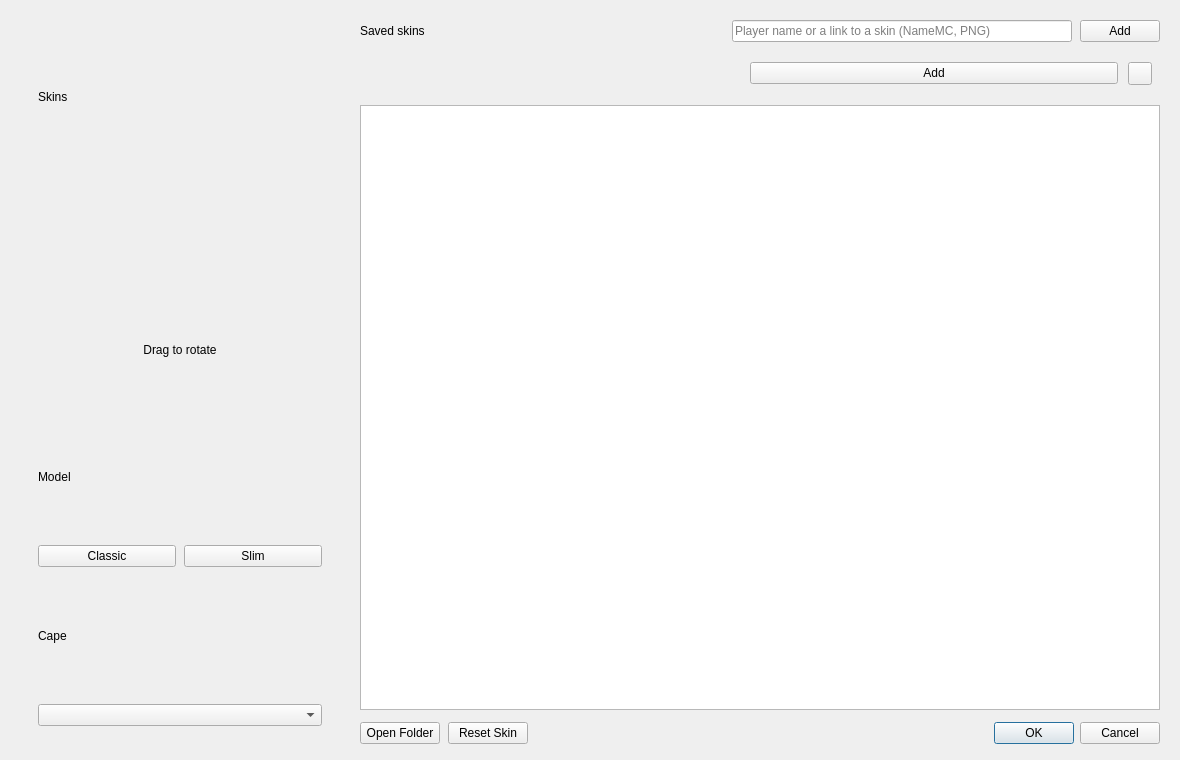
<?xml version="1.0" encoding="UTF-8"?>
<ui version="4.0">
 <class>SkinManageDialog</class>
 <widget class="QDialog" name="SkinManageDialog">
  <property name="geometry">
   <rect>
    <x>0</x>
    <y>0</y>
    <width>1180</width>
    <height>760</height>
   </rect>
  </property>
  <property name="windowTitle">
   <string>Skins</string>
  </property>
  <layout class="QHBoxLayout" name="mainLayout">
   <property name="spacing">
    <number>20</number>
   </property>
   <property name="leftMargin">
    <number>20</number>
   </property>
   <property name="topMargin">
    <number>20</number>
   </property>
   <property name="rightMargin">
    <number>20</number>
   </property>
   <property name="bottomMargin">
    <number>16</number>
   </property>
   <item>
    <widget class="QFrame" name="previewCard">
     <property name="minimumSize">
      <size>
       <width>320</width>
       <height>0</height>
      </size>
     </property>
     <property name="maximumSize">
      <size>
       <width>380</width>
       <height>16777215</height>
      </size>
     </property>
     <property name="novaRole" stdset="0">
      <string notr="true">card</string>
     </property>
     <layout class="QVBoxLayout" name="skinLayout">
      <property name="spacing">
       <number>10</number>
      </property>
      <property name="leftMargin">
       <number>18</number>
      </property>
      <property name="topMargin">
       <number>18</number>
      </property>
      <property name="rightMargin">
       <number>18</number>
      </property>
      <property name="bottomMargin">
       <number>18</number>
      </property>
      <item>
       <widget class="QLabel" name="skinsTitle">
        <property name="text">
         <string>Skins</string>
        </property>
       </widget>
      </item>
      <item alignment="Qt::AlignmentFlag::AlignHCenter">
       <widget class="QLabel" name="nameTag"/>
      </item>
      <item>
       <widget class="QLabel" name="rotateHint">
        <property name="text">
         <string>Drag to rotate</string>
        </property>
        <property name="alignment">
         <set>Qt::AlignmentFlag::AlignCenter</set>
        </property>
        <property name="novaRole" stdset="0">
         <string notr="true">muted</string>
        </property>
       </widget>
      </item>
      <item>
       <widget class="QLabel" name="modelLabel">
        <property name="text">
         <string>Model</string>
        </property>
        <property name="novaRole" stdset="0">
         <string notr="true">cardTitle</string>
        </property>
       </widget>
      </item>
      <item>
       <layout class="QHBoxLayout" name="modelRow">
        <property name="spacing">
         <number>8</number>
        </property>
        <item>
         <widget class="QPushButton" name="steveBtn">
          <property name="text">
           <string>Classic</string>
          </property>
          <property name="checkable">
           <bool>true</bool>
          </property>
          <property name="autoExclusive">
           <bool>true</bool>
          </property>
          <property name="autoDefault">
           <bool>false</bool>
          </property>
          <property name="novaRole" stdset="0">
           <string notr="true">choice</string>
          </property>
         </widget>
        </item>
        <item>
         <widget class="QPushButton" name="alexBtn">
          <property name="text">
           <string>Slim</string>
          </property>
          <property name="checkable">
           <bool>true</bool>
          </property>
          <property name="autoExclusive">
           <bool>true</bool>
          </property>
          <property name="autoDefault">
           <bool>false</bool>
          </property>
          <property name="novaRole" stdset="0">
           <string notr="true">choice</string>
          </property>
         </widget>
        </item>
       </layout>
      </item>
      <item>
       <widget class="QLabel" name="capeLabel">
        <property name="text">
         <string>Cape</string>
        </property>
        <property name="novaRole" stdset="0">
         <string notr="true">cardTitle</string>
        </property>
       </widget>
      </item>
      <item>
       <widget class="QComboBox" name="capeCombo">
        <property name="iconSize">
         <size>
          <width>20</width>
          <height>32</height>
         </size>
        </property>
       </widget>
      </item>
     </layout>
    </widget>
   </item>
   <item>
    <layout class="QVBoxLayout" name="rightLayout">
     <property name="spacing">
      <number>12</number>
     </property>
     <item>
      <layout class="QHBoxLayout" name="headerRow">
       <property name="spacing">
        <number>8</number>
       </property>
       <item>
        <widget class="QLabel" name="savedTitle">
         <property name="text">
          <string>Saved skins</string>
         </property>
        </widget>
       </item>
       <item>
        <spacer name="headerSpacer">
         <property name="orientation">
          <enum>Qt::Orientation::Horizontal</enum>
         </property>
         <property name="sizeHint" stdset="0">
          <size>
           <width>0</width>
           <height>0</height>
          </size>
         </property>
        </spacer>
       </item>
       <item>
        <widget class="QLineEdit" name="urlLine">
         <property name="minimumSize">
          <size>
           <width>340</width>
           <height>0</height>
          </size>
         </property>
         <property name="placeholderText">
          <string>Player name or a link to a skin (NameMC, PNG)</string>
         </property>
         <property name="clearButtonEnabled">
          <bool>true</bool>
         </property>
        </widget>
       </item>
       <item>
        <widget class="QPushButton" name="importBtn">
         <property name="text">
          <string>Add</string>
         </property>
         <property name="autoDefault">
          <bool>false</bool>
         </property>
        </widget>
       </item>
      </layout>
     </item>
     <item>
      <widget class="QFrame" name="clipboardNotice">
       <layout class="QHBoxLayout" name="clipboardLayout">
        <property name="spacing">
         <number>10</number>
        </property>
        <property name="leftMargin">
         <number>12</number>
        </property>
        <property name="topMargin">
         <number>8</number>
        </property>
        <property name="rightMargin">
         <number>8</number>
        </property>
        <property name="bottomMargin">
         <number>8</number>
        </property>
        <item>
         <widget class="QLabel" name="clipboardText">
          <property name="wordWrap">
           <bool>true</bool>
          </property>
         </widget>
        </item>
        <item>
         <widget class="QPushButton" name="clipboardAddBtn">
          <property name="text">
           <string>Add</string>
          </property>
          <property name="autoDefault">
           <bool>false</bool>
          </property>
         </widget>
        </item>
        <item>
         <widget class="QToolButton" name="clipboardCloseBtn">
          <property name="toolTip">
           <string>Hide</string>
          </property>
         </widget>
        </item>
       </layout>
      </widget>
     </item>
     <item>
      <widget class="QListView" name="listView">
       <property name="contextMenuPolicy">
        <enum>Qt::ContextMenuPolicy::CustomContextMenu</enum>
       </property>
       <property name="editTriggers">
        <set>QAbstractItemView::EditTrigger::EditKeyPressed</set>
       </property>
       <property name="verticalScrollMode">
        <enum>QAbstractItemView::ScrollMode::ScrollPerPixel</enum>
       </property>
       <property name="movement">
        <enum>QListView::Movement::Static</enum>
       </property>
       <property name="resizeMode">
        <enum>QListView::ResizeMode::Adjust</enum>
       </property>
       <property name="viewMode">
        <enum>QListView::ViewMode::IconMode</enum>
       </property>
       <property name="uniformItemSizes">
        <bool>true</bool>
       </property>
      </widget>
     </item>
     <item>
      <layout class="QHBoxLayout" name="bottomRow">
       <property name="spacing">
        <number>8</number>
       </property>
       <item>
        <widget class="QPushButton" name="openDirBtn">
         <property name="text">
          <string>Open Folder</string>
         </property>
         <property name="autoDefault">
          <bool>false</bool>
         </property>
        </widget>
       </item>
       <item>
        <widget class="QPushButton" name="resetBtn">
         <property name="text">
          <string>Reset Skin</string>
         </property>
         <property name="autoDefault">
          <bool>false</bool>
         </property>
        </widget>
       </item>
       <item>
        <spacer name="bottomSpacer">
         <property name="orientation">
          <enum>Qt::Orientation::Horizontal</enum>
         </property>
         <property name="sizeHint" stdset="0">
          <size>
           <width>0</width>
           <height>0</height>
          </size>
         </property>
        </spacer>
       </item>
       <item>
        <widget class="QDialogButtonBox" name="buttonBox">
         <property name="standardButtons">
          <set>QDialogButtonBox::StandardButton::Cancel|QDialogButtonBox::StandardButton::Ok</set>
         </property>
        </widget>
       </item>
      </layout>
     </item>
    </layout>
   </item>
  </layout>
  <action name="action_Delete_Skin">
   <property name="text">
    <string>&amp;Delete Skin</string>
   </property>
   <property name="toolTip">
    <string>Deletes selected skin</string>
   </property>
   <property name="shortcut">
    <string>Del</string>
   </property>
  </action>
  <action name="action_Rename_Skin">
   <property name="text">
    <string>&amp;Rename Skin</string>
   </property>
   <property name="toolTip">
    <string>Rename selected skin</string>
   </property>
   <property name="shortcut">
    <string>F2</string>
   </property>
  </action>
 </widget>
 <resources/>
 <connections>
  <connection>
   <sender>buttonBox</sender>
   <signal>rejected()</signal>
   <receiver>SkinManageDialog</receiver>
   <slot>reject()</slot>
  </connection>
  <connection>
   <sender>buttonBox</sender>
   <signal>accepted()</signal>
   <receiver>SkinManageDialog</receiver>
   <slot>accept()</slot>
  </connection>
 </connections>
</ui>
